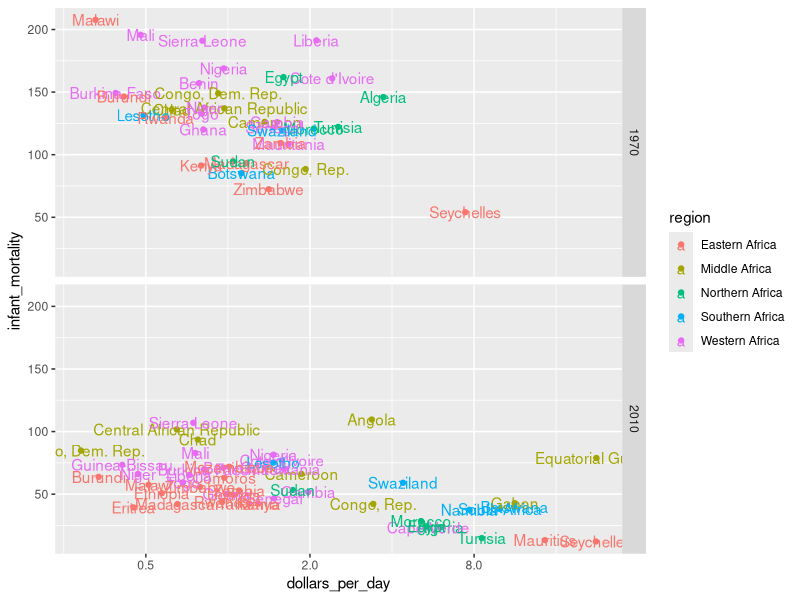

The R source for this figure:
library(dplyr)
library(ggplot2)
library(dslabs)
data(gapminder)

gapminder %>%
  filter((year == 1970 | year == 2010) & continent == "Africa" & !is.na(gdp) & !is.na(infant_mortality)) %>%
  mutate(dollars_per_day = gdp/population/365) %>%
  ggplot(aes(x = dollars_per_day, y = infant_mortality, color = region, label = country)) +
  geom_point() +
  scale_x_continuous(trans = "log2") +
  geom_text() +
  facet_grid(year ~.)
